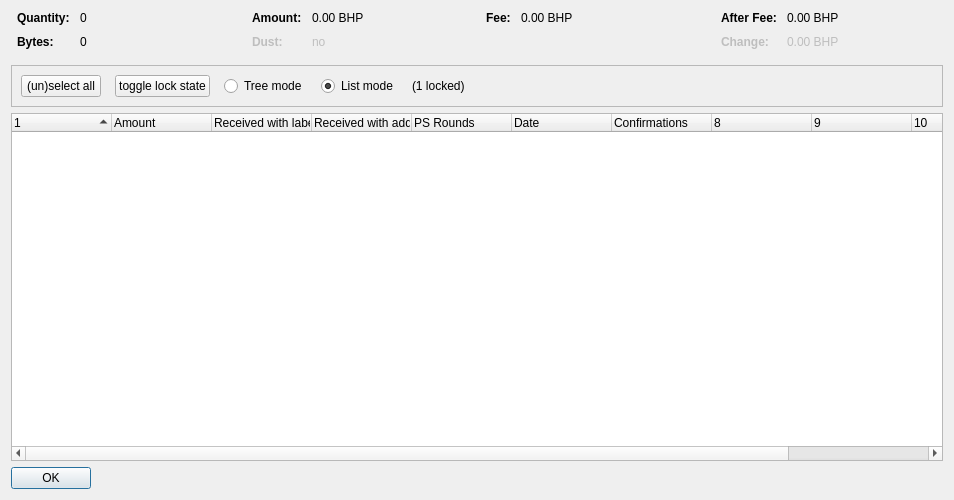
<?xml version="1.0" encoding="UTF-8"?>
<ui version="4.0">
 <class>CoinControlDialog</class>
 <widget class="QDialog" name="CoinControlDialog">
  <property name="geometry">
   <rect>
    <x>0</x>
    <y>0</y>
    <width>954</width>
    <height>500</height>
   </rect>
  </property>
  <property name="windowTitle">
   <string>Coin Selection</string>
  </property>
  <layout class="QVBoxLayout" name="verticalLayout">
   <item>
    <layout class="QHBoxLayout" name="horizontalLayoutTop" stretch="0,0,0,0">
     <property name="topMargin">
      <number>0</number>
     </property>
     <property name="bottomMargin">
      <number>10</number>
     </property>
     <item>
      <layout class="QFormLayout" name="formLayoutCoinControl1">
       <property name="horizontalSpacing">
        <number>10</number>
       </property>
       <property name="verticalSpacing">
        <number>10</number>
       </property>
       <property name="leftMargin">
        <number>6</number>
       </property>
       <property name="rightMargin">
        <number>6</number>
       </property>
       <item row="0" column="0">
        <widget class="QLabel" name="labelCoinControlQuantityText">
         <property name="font">
          <font>
           <weight>75</weight>
           <bold>true</bold>
          </font>
         </property>
         <property name="text">
          <string>Quantity:</string>
         </property>
        </widget>
       </item>
       <item row="0" column="1">
        <widget class="QLabel" name="labelCoinControlQuantity">
         <property name="cursor">
          <cursorShape>IBeamCursor</cursorShape>
         </property>
         <property name="contextMenuPolicy">
          <enum>Qt::ActionsContextMenu</enum>
         </property>
         <property name="text">
          <string notr="true">0</string>
         </property>
         <property name="textInteractionFlags">
          <set>Qt::LinksAccessibleByMouse|Qt::TextSelectableByKeyboard|Qt::TextSelectableByMouse</set>
         </property>
        </widget>
       </item>
       <item row="1" column="0">
        <widget class="QLabel" name="labelCoinControlBytesText">
         <property name="font">
          <font>
           <weight>75</weight>
           <bold>true</bold>
          </font>
         </property>
         <property name="text">
          <string>Bytes:</string>
         </property>
        </widget>
       </item>
       <item row="1" column="1">
        <widget class="QLabel" name="labelCoinControlBytes">
         <property name="cursor">
          <cursorShape>IBeamCursor</cursorShape>
         </property>
         <property name="contextMenuPolicy">
          <enum>Qt::ActionsContextMenu</enum>
         </property>
         <property name="text">
          <string notr="true">0</string>
         </property>
         <property name="textInteractionFlags">
          <set>Qt::LinksAccessibleByMouse|Qt::TextSelectableByKeyboard|Qt::TextSelectableByMouse</set>
         </property>
        </widget>
       </item>
      </layout>
     </item>
     <item>
      <layout class="QFormLayout" name="formLayoutCoinControl2">
       <property name="horizontalSpacing">
        <number>10</number>
       </property>
       <property name="verticalSpacing">
        <number>10</number>
       </property>
       <property name="leftMargin">
        <number>6</number>
       </property>
       <property name="rightMargin">
        <number>6</number>
       </property>
       <item row="0" column="0">
        <widget class="QLabel" name="labelCoinControlAmountText">
         <property name="font">
          <font>
           <weight>75</weight>
           <bold>true</bold>
          </font>
         </property>
         <property name="text">
          <string>Amount:</string>
         </property>
        </widget>
       </item>
       <item row="0" column="1">
        <widget class="QLabel" name="labelCoinControlAmount">
         <property name="cursor">
          <cursorShape>IBeamCursor</cursorShape>
         </property>
         <property name="contextMenuPolicy">
          <enum>Qt::ActionsContextMenu</enum>
         </property>
         <property name="text">
          <string notr="true">0.00 BHP</string>
         </property>
         <property name="textInteractionFlags">
          <set>Qt::LinksAccessibleByMouse|Qt::TextSelectableByKeyboard|Qt::TextSelectableByMouse</set>
         </property>
        </widget>
       </item>
       <item row="1" column="0">
        <widget class="QLabel" name="labelCoinControlLowOutputText">
         <property name="enabled">
          <bool>false</bool>
         </property>
         <property name="font">
          <font>
           <weight>75</weight>
           <bold>true</bold>
          </font>
         </property>
         <property name="text">
          <string>Dust:</string>
         </property>
        </widget>
       </item>
       <item row="1" column="1">
        <widget class="QLabel" name="labelCoinControlLowOutput">
         <property name="enabled">
          <bool>false</bool>
         </property>
         <property name="cursor">
          <cursorShape>IBeamCursor</cursorShape>
         </property>
         <property name="contextMenuPolicy">
          <enum>Qt::ActionsContextMenu</enum>
         </property>
         <property name="text">
          <string notr="true">no</string>
         </property>
         <property name="textInteractionFlags">
          <set>Qt::LinksAccessibleByMouse|Qt::TextSelectableByKeyboard|Qt::TextSelectableByMouse</set>
         </property>
        </widget>
       </item>
      </layout>
     </item>
     <item>
      <layout class="QFormLayout" name="formLayoutCoinControl3">
       <property name="horizontalSpacing">
        <number>10</number>
       </property>
       <property name="verticalSpacing">
        <number>10</number>
       </property>
       <property name="leftMargin">
        <number>6</number>
       </property>
       <property name="rightMargin">
        <number>6</number>
       </property>
       <item row="0" column="0">
        <widget class="QLabel" name="labelCoinControlFeeText">
         <property name="font">
          <font>
           <weight>75</weight>
           <bold>true</bold>
          </font>
         </property>
         <property name="text">
          <string>Fee:</string>
         </property>
        </widget>
       </item>
       <item row="0" column="1">
        <widget class="QLabel" name="labelCoinControlFee">
         <property name="cursor">
          <cursorShape>IBeamCursor</cursorShape>
         </property>
         <property name="contextMenuPolicy">
          <enum>Qt::ActionsContextMenu</enum>
         </property>
         <property name="text">
          <string notr="true">0.00 BHP</string>
         </property>
         <property name="textInteractionFlags">
          <set>Qt::LinksAccessibleByMouse|Qt::TextSelectableByKeyboard|Qt::TextSelectableByMouse</set>
         </property>
        </widget>
       </item>
      </layout>
     </item>
     <item>
      <layout class="QFormLayout" name="formLayoutCoinControl4">
       <property name="horizontalSpacing">
        <number>10</number>
       </property>
       <property name="verticalSpacing">
        <number>10</number>
       </property>
       <property name="leftMargin">
        <number>6</number>
       </property>
       <property name="rightMargin">
        <number>6</number>
       </property>
       <item row="0" column="0">
        <widget class="QLabel" name="labelCoinControlAfterFeeText">
         <property name="font">
          <font>
           <weight>75</weight>
           <bold>true</bold>
          </font>
         </property>
         <property name="text">
          <string>After Fee:</string>
         </property>
        </widget>
       </item>
       <item row="0" column="1">
        <widget class="QLabel" name="labelCoinControlAfterFee">
         <property name="cursor">
          <cursorShape>IBeamCursor</cursorShape>
         </property>
         <property name="contextMenuPolicy">
          <enum>Qt::ActionsContextMenu</enum>
         </property>
         <property name="text">
          <string notr="true">0.00 BHP</string>
         </property>
         <property name="textInteractionFlags">
          <set>Qt::LinksAccessibleByMouse|Qt::TextSelectableByKeyboard|Qt::TextSelectableByMouse</set>
         </property>
        </widget>
       </item>
       <item row="1" column="0">
        <widget class="QLabel" name="labelCoinControlChangeText">
         <property name="enabled">
          <bool>false</bool>
         </property>
         <property name="font">
          <font>
           <weight>75</weight>
           <bold>true</bold>
          </font>
         </property>
         <property name="text">
          <string>Change:</string>
         </property>
        </widget>
       </item>
       <item row="1" column="1">
        <widget class="QLabel" name="labelCoinControlChange">
         <property name="enabled">
          <bool>false</bool>
         </property>
         <property name="cursor">
          <cursorShape>IBeamCursor</cursorShape>
         </property>
         <property name="contextMenuPolicy">
          <enum>Qt::ActionsContextMenu</enum>
         </property>
         <property name="text">
          <string notr="true">0.00 BHP</string>
         </property>
         <property name="textInteractionFlags">
          <set>Qt::LinksAccessibleByMouse|Qt::TextSelectableByKeyboard|Qt::TextSelectableByMouse</set>
         </property>
        </widget>
       </item>
      </layout>
     </item>
    </layout>
   </item>
   <item>
    <widget class="QFrame" name="frame">
     <property name="minimumSize">
      <size>
       <width>0</width>
       <height>40</height>
      </size>
     </property>
     <property name="frameShape">
      <enum>QFrame::StyledPanel</enum>
     </property>
     <property name="frameShadow">
      <enum>QFrame::Sunken</enum>
     </property>
     <layout class="QHBoxLayout" name="horizontalLayout">
      <item>
       <layout class="QHBoxLayout" name="horizontalLayoutPanel" stretch="0,0,0,0,0,0">
        <property name="spacing">
         <number>14</number>
        </property>
        <item>
         <widget class="QPushButton" name="pushButtonSelectAll">
          <property name="sizePolicy">
           <sizepolicy hsizetype="Maximum" vsizetype="Fixed">
            <horstretch>0</horstretch>
            <verstretch>0</verstretch>
           </sizepolicy>
          </property>
          <property name="text">
           <string>(un)select all</string>
          </property>
          <property name="autoDefault">
           <bool>false</bool>
          </property>
         </widget>
        </item>
        <item>
         <widget class="QPushButton" name="pushButtonToggleLock">
          <property name="sizePolicy">
           <sizepolicy hsizetype="Maximum" vsizetype="Fixed">
            <horstretch>0</horstretch>
            <verstretch>0</verstretch>
           </sizepolicy>
          </property>
          <property name="text">
           <string>toggle lock state</string>
          </property>
          <property name="autoDefault">
           <bool>false</bool>
          </property>
         </widget>
        </item>
        <item>
         <widget class="QRadioButton" name="radioTreeMode">
          <property name="sizePolicy">
           <sizepolicy hsizetype="Maximum" vsizetype="Fixed">
            <horstretch>0</horstretch>
            <verstretch>0</verstretch>
           </sizepolicy>
          </property>
          <property name="text">
           <string>Tree mode</string>
          </property>
         </widget>
        </item>
        <item>
         <widget class="QRadioButton" name="radioListMode">
          <property name="sizePolicy">
           <sizepolicy hsizetype="Maximum" vsizetype="Fixed">
            <horstretch>0</horstretch>
            <verstretch>0</verstretch>
           </sizepolicy>
          </property>
          <property name="text">
           <string>List mode</string>
          </property>
          <property name="checked">
           <bool>true</bool>
          </property>
         </widget>
        </item>
        <item>
         <widget class="QLabel" name="labelLocked">
          <property name="text">
           <string>(1 locked)</string>
          </property>
         </widget>
        </item>
        <item>
         <spacer name="horizontalSpacer">
          <property name="orientation">
           <enum>Qt::Horizontal</enum>
          </property>
          <property name="sizeHint" stdset="0">
           <size>
            <width>40</width>
            <height>20</height>
           </size>
          </property>
         </spacer>
        </item>
       </layout>
      </item>
     </layout>
    </widget>
   </item>
   <item>
    <widget class="CoinControlTreeWidget" name="treeWidget">
     <property name="contextMenuPolicy">
      <enum>Qt::CustomContextMenu</enum>
     </property>
     <property name="sortingEnabled">
      <bool>false</bool>
     </property>
     <property name="columnCount">
      <number>11</number>
     </property>
     <attribute name="headerShowSortIndicator" stdset="0">
      <bool>true</bool>
     </attribute>
     <attribute name="headerStretchLastSection">
      <bool>false</bool>
     </attribute>
     <column>
      <property name="text">
       <string/>
      </property>
     </column>
     <column>
      <property name="text">
       <string>Amount</string>
      </property>
     </column>
     <column>
      <property name="text">
       <string>Received with label</string>
      </property>
     </column>
     <column>
      <property name="text">
       <string>Received with address</string>
      </property>
     </column>
     <column>
      <property name="text">
       <string>PS Rounds</string>
      </property>
     </column>
     <column>
      <property name="text">
       <string>Date</string>
      </property>
     </column>
     <column>
      <property name="text">
       <string>Confirmations</string>
      </property>
      <property name="toolTip">
       <string>Confirmed</string>
      </property>
     </column>
     <column>
      <property name="text">
       <string/>
      </property>
     </column>
     <column>
      <property name="text">
       <string/>
      </property>
     </column>
     <column>
      <property name="text">
       <string/>
      </property>
     </column>
     <column>
      <property name="text">
       <string/>
      </property>
     </column>
    </widget>
   </item>
   <item>
    <widget class="QDialogButtonBox" name="buttonBox">
     <property name="sizePolicy">
      <sizepolicy hsizetype="Maximum" vsizetype="Fixed">
       <horstretch>0</horstretch>
       <verstretch>0</verstretch>
      </sizepolicy>
     </property>
     <property name="orientation">
      <enum>Qt::Horizontal</enum>
     </property>
     <property name="standardButtons">
      <set>QDialogButtonBox::Ok</set>
     </property>
    </widget>
   </item>
  </layout>
 </widget>
 <customwidgets>
  <customwidget>
   <class>CoinControlTreeWidget</class>
   <extends>QTreeWidget</extends>
   <header>coincontroltreewidget.h</header>
  </customwidget>
 </customwidgets>
 <resources/>
 <connections/>
</ui>
